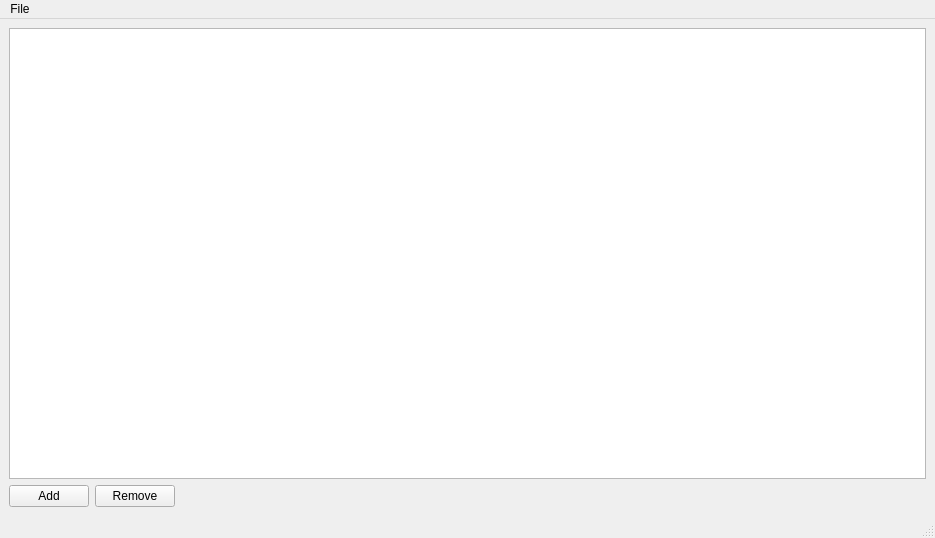
<?xml version="1.0" encoding="UTF-8"?>
<ui version="4.0">
 <class>MainWindow</class>
 <widget class="QMainWindow" name="MainWindow">
  <property name="geometry">
   <rect>
    <x>0</x>
    <y>0</y>
    <width>935</width>
    <height>538</height>
   </rect>
  </property>
  <property name="windowTitle">
   <string>MainWindow</string>
  </property>
  <widget class="QWidget" name="renderWidget">
   <layout class="QVBoxLayout" name="verticalLayout_3">
    <item>
     <layout class="QVBoxLayout" name="verticalLayout_2">
      <item>
       <widget class="QTreeView" name="treeView"/>
      </item>
      <item>
       <layout class="QHBoxLayout" name="horizontalLayout">
        <item>
         <widget class="QPushButton" name="addButton">
          <property name="text">
           <string>Add</string>
          </property>
         </widget>
        </item>
        <item>
         <widget class="QPushButton" name="removeButton">
          <property name="text">
           <string>Remove</string>
          </property>
         </widget>
        </item>
        <item>
         <spacer name="horizontalSpacer">
          <property name="orientation">
           <enum>Qt::Orientation::Horizontal</enum>
          </property>
          <property name="sizeHint" stdset="0">
           <size>
            <width>785</width>
            <height>20</height>
           </size>
          </property>
         </spacer>
        </item>
       </layout>
      </item>
     </layout>
    </item>
   </layout>
  </widget>
  <widget class="QMenuBar" name="menubar">
   <property name="geometry">
    <rect>
     <x>0</x>
     <y>0</y>
     <width>935</width>
     <height>22</height>
    </rect>
   </property>
   <widget class="QMenu" name="menuFile">
    <property name="title">
     <string>File</string>
    </property>
    <addaction name="actionOpen_File"/>
   </widget>
   <addaction name="menuFile"/>
  </widget>
  <widget class="QStatusBar" name="statusbar"/>
  <action name="actionOpen_File">
   <property name="text">
    <string>Open File</string>
   </property>
   <property name="menuRole">
    <enum>QAction::MenuRole::NoRole</enum>
   </property>
  </action>
 </widget>
 <resources/>
 <connections/>
</ui>
